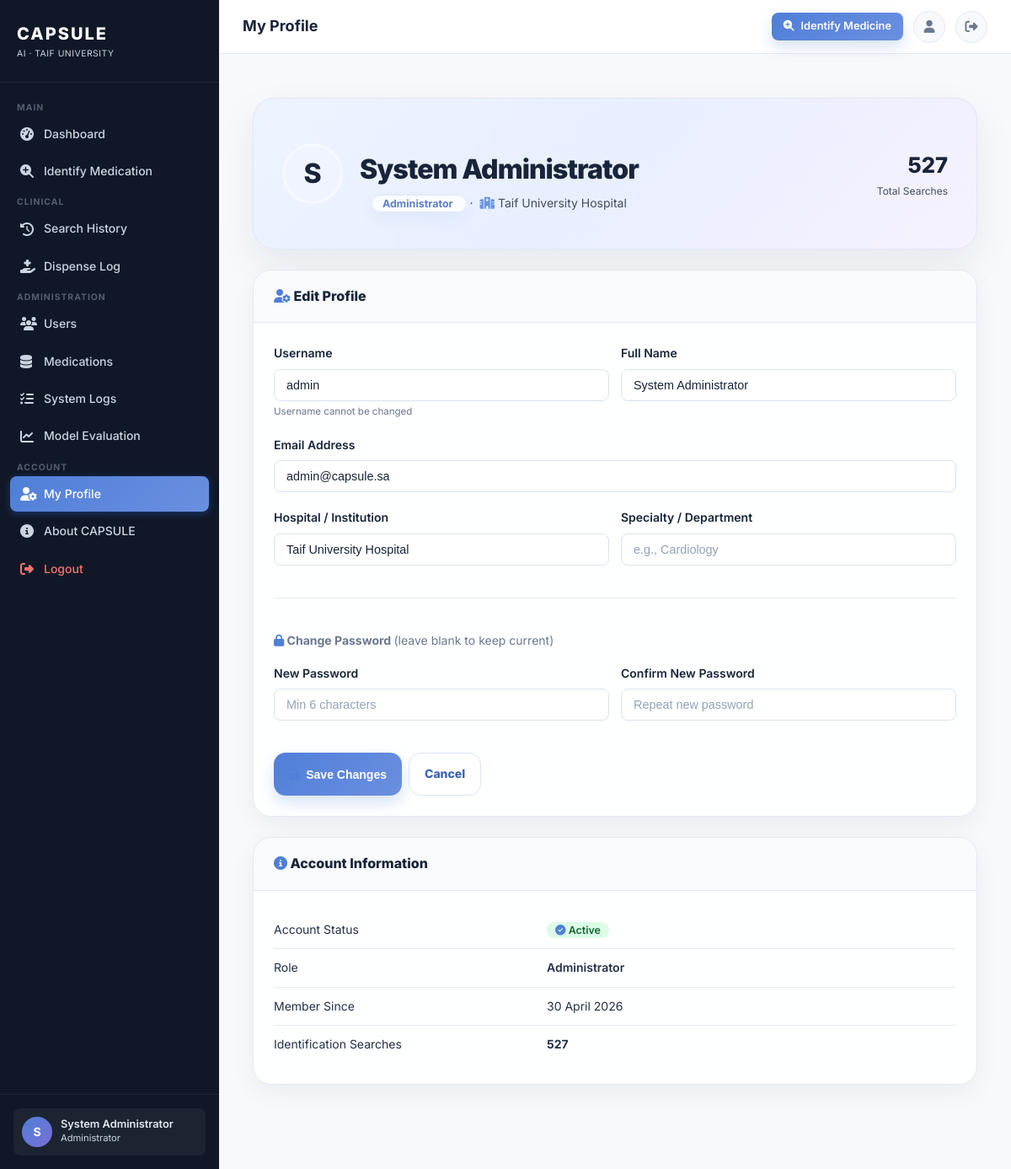
Screenshot of /profile (signed in) with the database file from the repository.
### app.py (models this page shows, shortened)
class User(UserMixin, db.Model):
    __tablename__ = 'users'
    id = db.Column(db.Integer, primary_key=True)
    username = db.Column(db.String(80), unique=True, nullable=False)
    email = db.Column(db.String(120), unique=True, nullable=False)
    password_hash = db.Column(db.String(256), nullable=False)
    role = db.Column(db.String(20), default='patient')        # admin|doctor|pharmacist|patient
    full_name = db.Column(db.String(120), default='')
    hospital = db.Column(db.String(120), default='')
    specialty = db.Column(db.String(80), default='')
    is_active = db.Column(db.Boolean, default=True)
    created_at = db.Column(db.DateTime, default=datetime.utcnow)
    last_login = db.Column(db.DateTime, nullable=True)
    searches = db.relationship('SearchHistory', backref='user', lazy=True,
                               cascade='all, delete-orphan')
    @property
    def role_label(self):
        labels = {'admin': 'Administrator', 'doctor': 'Doctor',
                  'pharmacist': 'Pharmacist', 'patient': 'Patient'}
        return labels.get(self.role, 'Patient')

### app.py (the view, shortened to what this page needs)
@app.route('/profile', methods=['GET', 'POST'])
@login_required
def profile():
    total_searches = SearchHistory.query.filter_by(user_id=current_user.id).count()
    return render_template('profile.html', total_searches=total_searches)

### app.py (called while the page is built)
@app.after_request
def set_security_headers(response):
    response.headers['X-Content-Type-Options'] = 'nosniff'
    response.headers['X-Frame-Options'] = 'SAMEORIGIN'
    response.headers['X-XSS-Protection'] = '1; mode=block'
    response.headers['Referrer-Policy'] = 'strict-origin-when-cross-origin'
    return response

@login_manager.user_loader
def load_user(user_id):
    return db.session.get(User, int(user_id))

### templates/profile.html (shortened to what this page needs)
{% extends "base.html" %}
{% block page_title %}My Profile{% endblock %}
{% block content %}
<div class="about-page" style="max-width:720px;margin:0 auto">
  <div style="background:linear-gradient(135deg,#1e3a8a,#312e81);border-radius:var(--radius);padding:28px 32px;color:#fff;margin-bottom:24px;display:flex;align-items:center;gap:20px">
    <div style="width:72px;height:72px;border-radius:50%;background:rgba(255,255,255,.2);border:3px solid rgba(255,255,255,.4);display:flex;align-items:center;justify-content:center;font-size:2rem;font-weight:800;flex-shrink:0">
      {{ current_user.full_name[0].upper() if current_user.full_name else current_user.username[0].upper() }}
    </div>
    <div>
      <h2 style="margin:0 0 4px;font-size:1.3rem">{{ current_user.full_name or current_user.username }}</h2>
      <div style="opacity:.8;font-size:.875rem">
        <span style="background:rgba(255,255,255,.2);padding:2px 12px;border-radius:999px;font-size:.78rem;font-weight:600">
          {{ current_user.role_label }}
        </span>
        {% if current_user.hospital %}
        &nbsp;·&nbsp; <i class="fa-solid fa-hospital"></i> {{ current_user.hospital }}
        {% endif %}
      </div>
    </div>
    <div style="margin-left:auto;text-align:right">
      <div style="font-size:1.6rem;font-weight:800">{{ total_searches or 0 }}</div>
      <div style="font-size:.75rem;opacity:.8">Total Searches</div>
    </div>
  </div>
  <div class="card mb-3">
    <div class="card-header">
      <h3 class="card-title"><i class="fa-solid fa-user-gear" style="color:var(--primary)"></i> Edit Profile</h3>
    </div>
    <div class="card-body">
      <form method="POST" action="{{ url_for('profile') }}">
        <div style="display:grid;grid-template-columns:1fr 1fr;gap:14px">
          <div class="form-group">
            <label class="form-label">Username</label>
            <input type="text" class="form-control" value="{{ current_user.username }}" disabled
                   style="background:var(--bg);cursor:not-allowed">
            <div style="font-size:.72rem;color:var(--text-secondary);margin-top:2px">Username cannot be changed</div>
          </div>
          <div class="form-group">
            <label class="form-label">Full Name</label>
            <input type="text" name="full_name" class="form-control"
                   value="{{ current_user.full_name or '' }}" placeholder="Your full name">
          </div>
        </div>
        <div class="form-group">
          <label class="form-label">Email Address</label>
          <input type="email" name="email" class="form-control"
                 value="{{ current_user.email or '' }}" placeholder="your@email.com">
        </div>
        <div style="display:grid;grid-template-columns:1fr 1fr;gap:14px">
          <div class="form-group">
            <label class="form-label">Hospital / Institution</label>
            <input type="text" name="hospital" class="form-control"
                   value="{{ current_user.hospital or '' }}" placeholder="e.g., King Faisal Hospital">
          </div>
          <div class="form-group">
            <label class="form-label">Specialty / Department</label>
            <input type="text" name="specialty" class="form-control"
                   value="{{ current_user.specialty or '' }}" placeholder="e.g., Cardiology">
          </div>
        </div>
        <div style="border-top:1px solid var(--border);margin:20px 0;padding-top:20px">
          <h4 style="font-size:.875rem;font-weight:700;margin-bottom:14px;color:var(--text-secondary)">
            <i class="fa-solid fa-lock"></i> Change Password <span style="font-weight:400">(leave blank to keep current)</span>
          </h4>
          <div style="display:grid;grid-template-columns:1fr 1fr;gap:14px">
            <div class="form-group">
              <label class="form-label">New Password</label>
              <input type="password" name="new_password" class="form-control"
                     placeholder="Min 6 characters">
            </div>
            <div class="form-group">
              <label class="form-label">Confirm New Password</label>
              <input type="password" name="confirm_password" class="form-control"
                     placeholder="Repeat new password">
            </div>
          </div>
        </div>
        <div class="d-flex gap-1">
          <button type="submit" class="btn btn-primary">
            <i class="fa-solid fa-floppy-disk"></i> Save Changes
          </button>
          <a href="{{ url_for('dashboard') if current_user.role == 'user' else
                    url_for('patient_dashboard') if current_user.role == 'patient' else
                    url_for('doctor_dashboard') if current_user.role == 'doctor' else
                    url_for('pharmacist_dashboard') if current_user.role == 'pharmacist' else
                    url_for('admin_dashboard') }}" class="btn btn-outline">
            Cancel
          </a>
        </div>
      </form>
    </div>
  </div>
  <div class="card">
    <div class="card-header">
      <h3 class="card-title"><i class="fa-solid fa-circle-info" style="color:var(--secondary)"></i> Account Information</h3>
    </div>
    <div class="card-body">
      <table style="width:100%;font-size:.875rem;border-collapse:collapse">
        <tr style="border-bottom:1px solid var(--border)">
          <td style="padding:10px 0;color:var(--text-secondary);width:40%">Account Status</td>
          <td style="padding:10px 0">
            {% if current_user.is_active %}
            <span style="background:#dcfce7;color:#166534;padding:2px 10px;border-radius:999px;font-size:.78rem;font-weight:600">
              <i class="fa-solid fa-circle-check"></i> Active
            </span>
            {% else %}
            <span style="background:#fee2e2;color:#991b1b;padding:2px 10px;border-radius:999px;font-size:.78rem;font-weight:600">
              Inactive
            </span>
            {% endif %}
          </td>
        </tr>
        <tr style="border-bottom:1px solid var(--border)">
          <td style="padding:10px 0;color:var(--text-secondary)">Role</td>
          <td style="padding:10px 0;font-weight:600">{{ current_user.role_label }}</td>
        </tr>
        <tr style="border-bottom:1px solid var(--border)">
          <td style="padding:10px 0;color:var(--text-secondary)">Member Since</td>
          <td style="padding:10px 0">{{ current_user.created_at.strftime('%d %B %Y') if current_user.created_at else '—' }}</td>
        </tr>
        <tr>
          <td style="padding:10px 0;color:var(--text-secondary)">Identification Searches</td>
          <td style="padding:10px 0;font-weight:700;color:var(--primary)">{{ total_searches or 0 }}</td>
        </tr>
      </table>
    </div>
  </div>
</div>
{% endblock %}

### templates/base.html (shortened to what this page needs)
<!DOCTYPE html>
<html lang="en">
<head>
  <link rel="stylesheet" href="https://cdnjs.cloudflare.com/ajax/libs/font-awesome/6.5.0/css/all.min.css">
  <link rel="stylesheet" href="{{ url_for('static', filename='css/style.css') }}?v=2">
</head>
<body>
<div class="app-wrapper">
  <aside class="sidebar" id="sidebar">
    <div class="sidebar-brand">
      <div class="sidebar-brand-text">
        <span class="sidebar-brand-name">CAPSULE</span>
        <span class="sidebar-brand-sub">AI · Taif University</span>
      </div>
    </div>
    <nav class="sidebar-nav">
      <span class="sidebar-section-label">Main</span>
      {% if current_user.is_authenticated and current_user.role == 'admin' %}
      <a href="{{ url_for('admin_dashboard') }}"
         class="{% if request.endpoint == 'admin_dashboard' %}active{% endif %}">
        <i class="fa-solid fa-gauge-high"></i> Dashboard
      </a>
      {% elif current_user.is_authenticated and current_user.role == 'doctor' %}
      <a href="{{ url_for('doctor_dashboard') }}"
         class="{% if request.endpoint == 'doctor_dashboard' %}active{% endif %}">
        <i class="fa-solid fa-gauge-high"></i> Dashboard
      </a>
      {% elif current_user.is_authenticated and current_user.role == 'pharmacist' %}
      <a href="{{ url_for('pharmacist_dashboard') }}"
         class="{% if request.endpoint == 'pharmacist_dashboard' %}active{% endif %}">
        <i class="fa-solid fa-gauge-high"></i> Dashboard
      </a>
      {% elif current_user.is_authenticated and current_user.role == 'patient' %}
      <a href="{{ url_for('patient_dashboard') }}"
         class="{% if request.endpoint == 'patient_dashboard' %}active{% endif %}">
        <i class="fa-solid fa-gauge-high"></i> My Dashboard
      </a>
      {% else %}
      <a href="{{ url_for('dashboard') }}"
         class="{% if request.endpoint == 'dashboard' %}active{% endif %}">
        <i class="fa-solid fa-gauge-high"></i> Dashboard
      </a>
      {% endif %}
      <a href="{{ url_for('identify') }}"
         class="{% if request.endpoint == 'identify' %}active{% endif %}">
        <i class="fa-solid fa-magnifying-glass-plus"></i> Identify Medication
      </a>
      <span class="sidebar-section-label">Clinical</span>
      <a href="{{ url_for('history') }}"
         class="{% if request.endpoint == 'history' %}active{% endif %}">
        <i class="fa-solid fa-clock-rotate-left"></i> Search History
      </a>
      {% if current_user.is_authenticated and current_user.role in ('pharmacist', 'admin') %}
      <a href="{{ url_for('pharmacist_dispense') }}"
         class="{% if request.endpoint == 'pharmacist_dispense' %}active{% endif %}">
        <i class="fa-solid fa-hand-holding-medical"></i> Dispense Log
      </a>
      {% endif %}
      {% if current_user.is_authenticated and current_user.role == 'admin' %}
      <span class="sidebar-section-label">Administration</span>
      <a href="{{ url_for('admin_dashboard') }}#users">
        <i class="fa-solid fa-users"></i> Users
      </a>
      <a href="{{ url_for('admin_dashboard') }}#drugs">
        <i class="fa-solid fa-database"></i> Medications
      </a>
      <a href="{{ url_for('admin_dashboard') }}#logs">
        <i class="fa-solid fa-list-check"></i> System Logs
      </a>
      <a href="{{ url_for('admin_evaluation') }}"
         class="{% if request.endpoint == 'admin_evaluation' %}active{% endif %}">
        <i class="fa-solid fa-chart-line"></i> Model Evaluation
      </a>
      {% endif %}
      <span class="sidebar-section-label">Account</span>
      <a href="{{ url_for('profile') }}"
         class="{% if request.endpoint == 'profile' %}active{% endif %}">
        <i class="fa-solid fa-user-gear"></i> My Profile
      </a>
<a href="{{ url_for('about') }}"
         class="{% if request.endpoint == 'about' %}active{% endif %}">
        <i class="fa-solid fa-circle-info"></i> About CAPSULE
      </a>
      <a href="{{ url_for('logout') }}" style="color:#f87171">
        <i class="fa-solid fa-right-from-bracket"></i> Logout
      </a>
    </nav>
    <div class="sidebar-footer">
      <div class="user-card">
        <div class="user-avatar">
          {% if current_user.is_authenticated %}{{ current_user.full_name[0].upper() if current_user.full_name else current_user.username[0].upper() }}{% else %}?{% endif %}
        </div>
        <div>
          <div class="user-info-name">
            {% if current_user.is_authenticated %}{{ current_user.full_name or current_user.username }}{% else %}Guest{% endif %}
          </div>
          <div class="user-info-role">{% if current_user.is_authenticated %}{{ current_user.role_label }}{% endif %}</div>
        </div>
      </div>
    </div>
  </aside>
  <div class="main-content">
    <header class="topbar">
      <div class="d-flex align-center gap-1">
        <span class="topbar-title">{% block page_title %}{% endblock %}</span>
      </div>
      <div class="topbar-right">
        <a href="{{ url_for('identify') }}" class="btn btn-primary btn-sm">
          <i class="fa-solid fa-magnifying-glass-plus"></i>
          <span class="d-none d-sm-inline">Identify Medicine</span>
        </a>
        <a href="{{ url_for('profile') }}" class="topbar-btn" title="Profile">
          <i class="fa-solid fa-user"></i>
        </a>
        <a href="{{ url_for('logout') }}" class="topbar-btn" title="Logout">
          <i class="fa-solid fa-right-from-bracket"></i>
        </a>
      </div>
    </header>
    <main class="page-content">
      {% block content %}{% endblock %}
    </main>
  </div>
</div>
</body>
</html>

### rows the page displays
User: full_name "S", full_name "System Administrator", role_label "Administrator", hospital "Taif University Hospital", username "admin", email "admin@capsule.sa", created_at "30 April 2026"

### other values shown
{{ total_searches or 0 }} "527"
